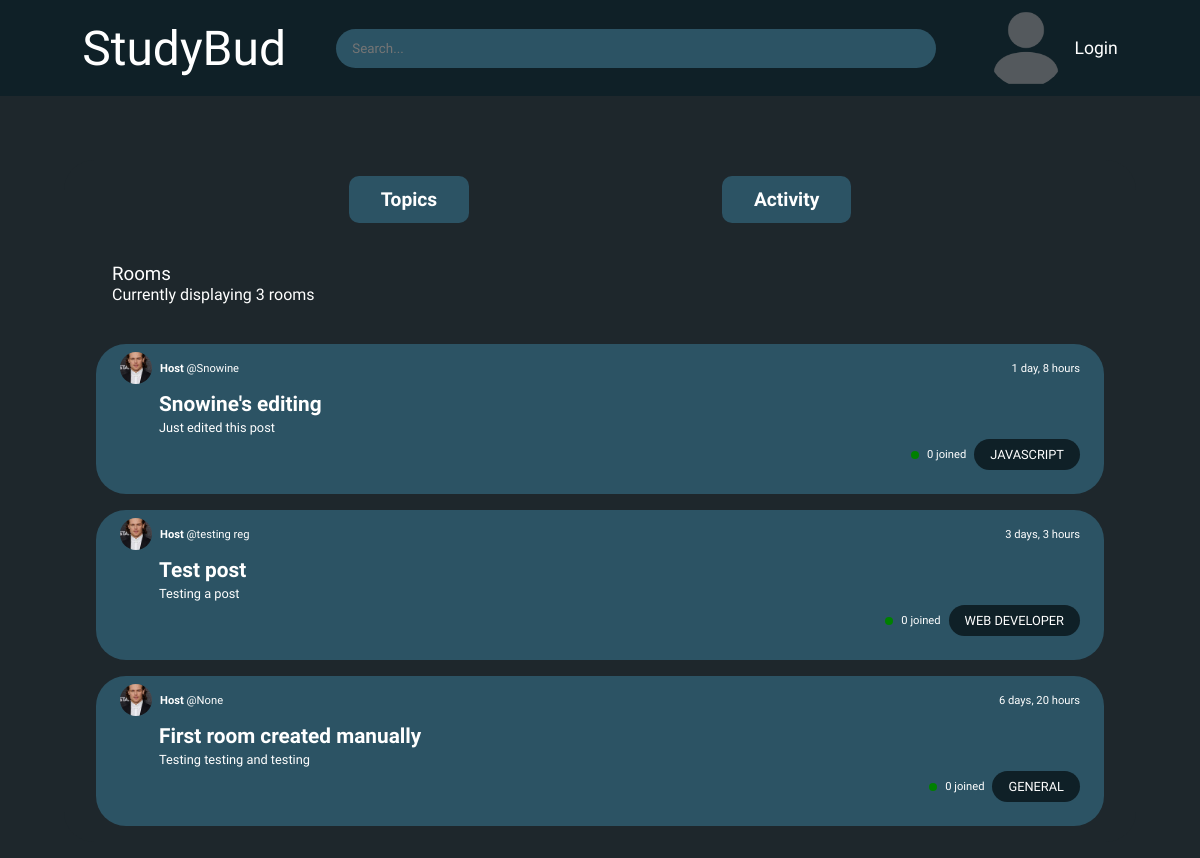
/, run on an earlier commit of the app's database.
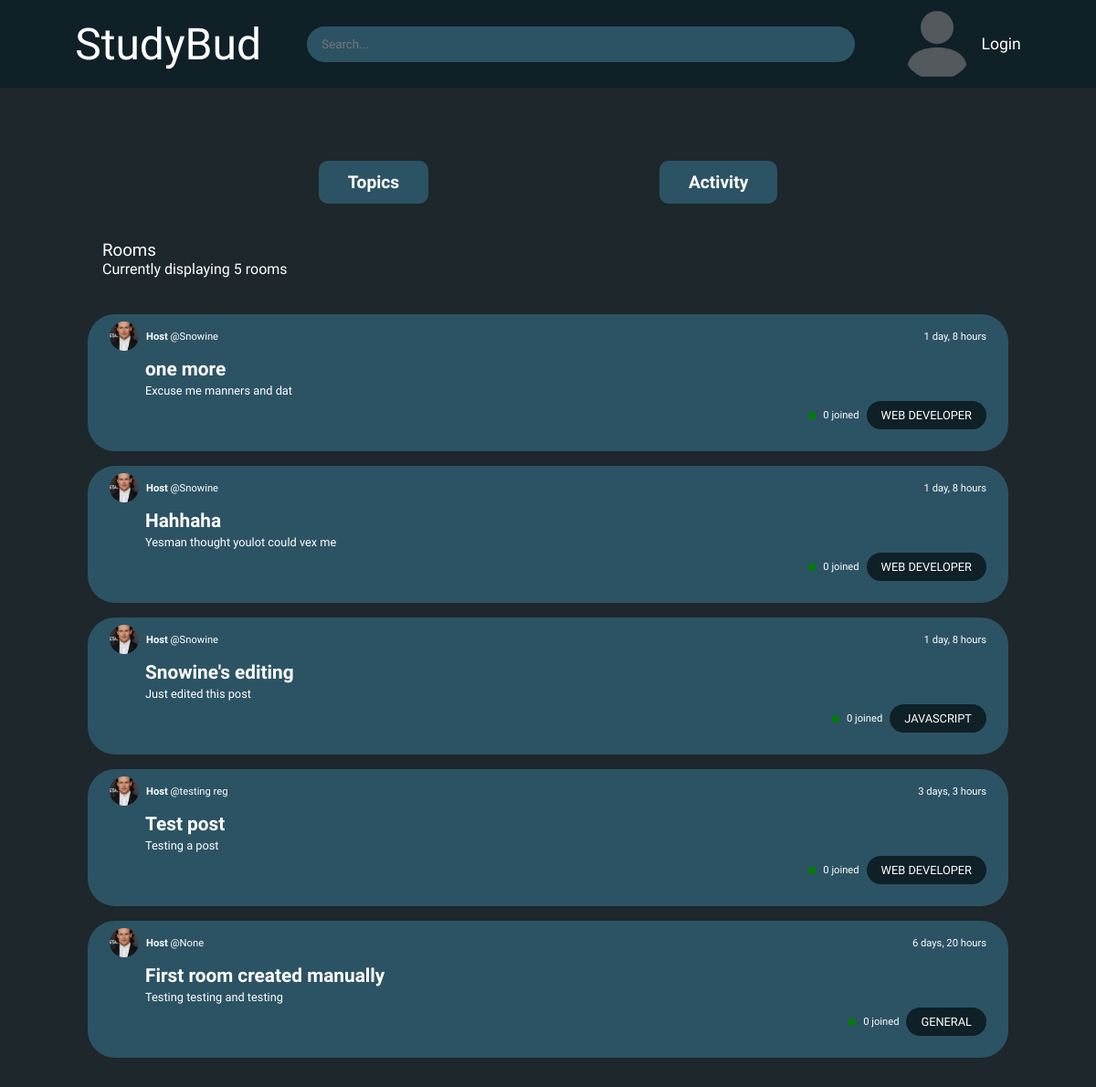
And on a later commit of the database.
### Studybud/models.py (models this page shows, shortened)
class Room(models.Model):
    id = models.UUIDField(primary_key=True, editable=False, default=uuid4)
    name = models.CharField(max_length=100)
    host = models.ForeignKey(User, on_delete=models.SET_NULL, null=True)
    topic = models.ForeignKey('Topic', on_delete=models.SET_NULL, null=True)
    description = models.TextField(max_length=255, blank=True)
    participants = models.ManyToManyField(User, related_name='participants', blank=True)
    created = models.DateTimeField(auto_now_add=True, editable=False)
    updated = models.DateTimeField(auto_now=True)
    class Meta():
        ordering = ['created', 'updated']

class User(AbstractUser):
    username = models.CharField(max_length=100)
    email = models.EmailField(('Email address'), unique=True)
    first_name = models.CharField(max_length=100)
    last_name = models.CharField(max_length=150)
    bio = models.TextField(max_length=255, blank=True)
    followers = models.ManyToManyField('User', related_name='Followers', blank=True)
    following = models.ManyToManyField('User', related_name='Following', blank=True)
    profile_picture = models.ImageField(default='avatar.png', blank=True, upload_to='profilePictures')
    USERNAME_FIELD = 'email'
    REQUIRED_FIELDS = ['username']
    def __str__(self):
        return self.username

class Topic(models.Model):
    name = models.CharField(max_length=100)
    def __str__(self):
        return self.name

### Studybud/views.py (the view)
# urls.py: path('', views.index, name='index'),
def index(request):
    q = request.GET.get('q')
    if not q:
        q = ''
    topics = Topic.objects.all()
    rooms = Room.objects.filter(Q(name__icontains=q) | Q(topic__name__icontains=q) | Q(host__username__icontains=q)).order_by('-updated')
    roomCount = rooms.count()
    activities = Messages.objects.all().order_by("-created")[0:7]
    context = {
        'rooms': rooms,
        'topics': topics,
        'roomCount': roomCount,
        'activities': activities,
    }
    return render(request, 'Base/index.html', context)

### templates/Base/index.html (shortened to what this page needs)
{% extends 'layout.html' %}
{% load static %}
{% block style %}
    <link rel="stylesheet" href="{% static 'styles/main.css' %}">
{% endblock %}
{% block content %}
        <main>
            <div id="roomsSection">
                <div class="mobileView">
                    <div id="tabs">
                        <a href="">Topics</a>
                        <a href="">Activity</a>
                    </div>
                </div>
                <div id="heading">
                    <div id="titleContainer">
                        <h3>Rooms</h3>
                        <p>Currently displaying {{roomCount}}
                            {% if roomCount > 1 %}
                            rooms
                            {% else %}
                            room
                            {% endif %}</p>
                    </div>
                </div>
                <div class="container">
                    {% for room in rooms %}
                    <div class="room">
                        <div class="roomHeading">
                            <div class="host">
                                <img src="{% static 'images/avatar1.png' %}" alt="Host profile picture">
                                <a href="{% url 'index' %}"><strong>Host</strong> @{{room.host}}</a>
                            </div>
                            <p class="timePosted">{{room.updated|timesince}}</p>
                        </div>
                        <div class="roomContent">
                            <a href="{% url 'room' room.id %}" class="roomTitle">{{room.name}}</a>
                            <p class="roomDesc">
                            {% if room.description|length > 100 %}
                                {{room}}......
                            {% else %}
                                {{room.description}}
                            {% endif %}
                    </p>
                            <div class="roomStats">
                                <div class="joinedStats">
                                    <div class="dotIcon"></div>
                                    <p class="joined">{{participants|length}} joined</p>
                                </div>
                                <a style="color: white; text-decoration: none;" class="roomTopic" href="{% url 'index' %}?q={{room.topic}}">{{room.topic}}</a>
                            </div>
                        </div>
                    </div>
                    {% endfor %}
                </div>
            </div>
        </main>
{% endblock %}

What changed in the data, as far as the page shows it:
added Room: host "Snowine", updated "1 day, 8 hours", name "one more", description "Excuse me manners and dat", participants "0", topic "WEB DEVELOPER"
added Room: host "Snowine", updated "1 day, 8 hours", name "Hahhaha", description "Yesman thought youlot could vex me", participants "0", topic "WEB DEVELOPER"
Also different on the page:
{{ roomCount }}: "3" → "5"
